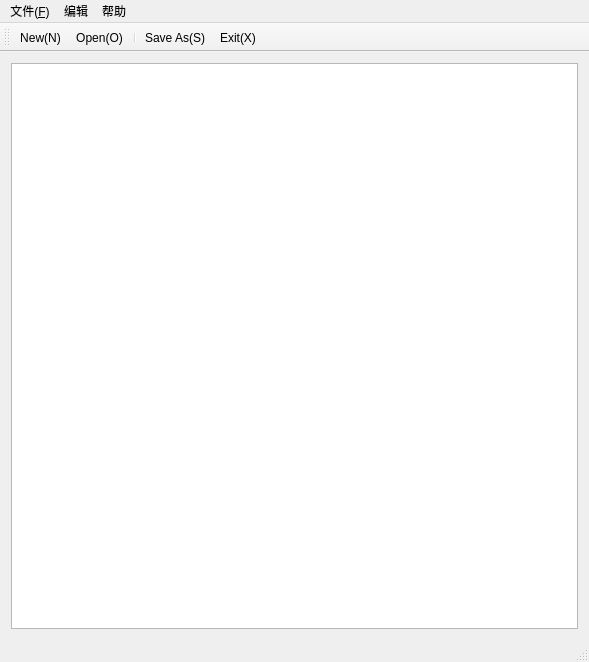
<?xml version="1.0" encoding="UTF-8"?>
<ui version="4.0">
 <class>MainWindow</class>
 <widget class="QMainWindow" name="MainWindow">
  <property name="geometry">
   <rect>
    <x>0</x>
    <y>0</y>
    <width>589</width>
    <height>662</height>
   </rect>
  </property>
  <property name="windowTitle">
   <string>MainWindow</string>
  </property>
  <widget class="QWidget" name="centralWidget">
   <layout class="QGridLayout" name="gridLayout">
    <item row="0" column="0">
     <widget class="QTextEdit" name="textEdit"/>
    </item>
   </layout>
  </widget>
  <widget class="QMenuBar" name="menuBar">
   <property name="geometry">
    <rect>
     <x>0</x>
     <y>0</y>
     <width>589</width>
     <height>23</height>
    </rect>
   </property>
   <widget class="QMenu" name="menu_3">
    <property name="title">
     <string>文件(&amp;F)</string>
    </property>
    <addaction name="action_N"/>
    <addaction name="actionD"/>
    <addaction name="separator"/>
    <addaction name="actionSave_S"/>
    <addaction name="actionSave_As_S"/>
    <addaction name="separator"/>
    <addaction name="actionClose"/>
    <addaction name="actionExit_X"/>
   </widget>
   <widget class="QMenu" name="menu">
    <property name="title">
     <string>编辑</string>
    </property>
    <addaction name="actionU"/>
    <addaction name="separator"/>
    <addaction name="actionCopy"/>
    <addaction name="actionCut"/>
    <addaction name="actionPaste"/>
    <addaction name="separator"/>
    <addaction name="actionSearch"/>
   </widget>
   <widget class="QMenu" name="menu_2">
    <property name="title">
     <string>帮助</string>
    </property>
    <addaction name="actionAbout"/>
   </widget>
   <addaction name="menu_3"/>
   <addaction name="menu"/>
   <addaction name="menu_2"/>
  </widget>
  <widget class="QToolBar" name="mainToolBar">
   <attribute name="toolBarArea">
    <enum>TopToolBarArea</enum>
   </attribute>
   <attribute name="toolBarBreak">
    <bool>false</bool>
   </attribute>
   <addaction name="action_N"/>
   <addaction name="actionD"/>
   <addaction name="separator"/>
   <addaction name="actionSave_As_S"/>
   <addaction name="actionExit_X"/>
  </widget>
  <widget class="QStatusBar" name="statusBar"/>
  <action name="action_N">
   <property name="icon">
    <iconset resource="menu.qrc">
     <normaloff>:/Files/images/01.png</normaloff>:/Files/images/01.png</iconset>
   </property>
   <property name="text">
    <string>New(&amp;N)</string>
   </property>
   <property name="shortcut">
    <string>Ctrl+N</string>
   </property>
  </action>
  <action name="actionD">
   <property name="icon">
    <iconset resource="menu.qrc">
     <normaloff>:/Files/images/02.png</normaloff>:/Files/images/02.png</iconset>
   </property>
   <property name="text">
    <string>Open(&amp;O)</string>
   </property>
  </action>
  <action name="actionSave_S">
   <property name="icon">
    <iconset resource="menu.qrc">
     <normaloff>:/Files/images/04.png</normaloff>:/Files/images/04.png</iconset>
   </property>
   <property name="text">
    <string>Save(&amp;S)</string>
   </property>
  </action>
  <action name="actionSave_As_S">
   <property name="icon">
    <iconset resource="menu.qrc">
     <normaloff>:/Files/images/05.png</normaloff>:/Files/images/05.png</iconset>
   </property>
   <property name="text">
    <string>Save As(&amp;S)</string>
   </property>
  </action>
  <action name="actionExit_X">
   <property name="icon">
    <iconset resource="menu.qrc">
     <normaloff>:/Files/images/06.png</normaloff>:/Files/images/06.png</iconset>
   </property>
   <property name="text">
    <string>Exit(&amp;X)</string>
   </property>
  </action>
  <action name="actionU">
   <property name="icon">
    <iconset resource="menu.qrc">
     <normaloff>:/Files/images/07.png</normaloff>:/Files/images/07.png</iconset>
   </property>
   <property name="text">
    <string>Undo</string>
   </property>
  </action>
  <action name="actionCut">
   <property name="icon">
    <iconset resource="menu.qrc">
     <normaloff>:/Files/images/08.png</normaloff>:/Files/images/08.png</iconset>
   </property>
   <property name="text">
    <string>Cut</string>
   </property>
  </action>
  <action name="actionPaste">
   <property name="icon">
    <iconset resource="menu.qrc">
     <normaloff>:/Files/images/09.png</normaloff>:/Files/images/09.png</iconset>
   </property>
   <property name="text">
    <string>Paste</string>
   </property>
  </action>
  <action name="actionCopy">
   <property name="text">
    <string>Copy</string>
   </property>
  </action>
  <action name="actionAbout">
   <property name="text">
    <string>关于</string>
   </property>
  </action>
  <action name="actionClose">
   <property name="text">
    <string>Close(&amp;D)</string>
   </property>
  </action>
  <action name="actionSearch">
   <property name="text">
    <string>Search</string>
   </property>
  </action>
 </widget>
 <layoutdefault spacing="6" margin="11"/>
 <resources>
  <include location="menu.qrc"/>
 </resources>
 <connections/>
</ui>
